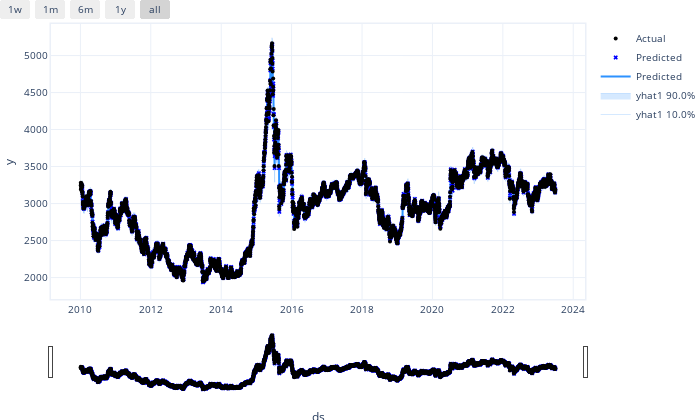

The cell this chart's notebook holds for it:
### Code cell
# evaluate uncertainy on calibration set
train_df, cal_df = m.split_df(df, valid_p=0.1)
method = "naive"  # or "cqr" for a more sophisticated method, see uncertainty tutorial
conformal_forecast = m.conformal_predict(train_df, cal_df, alpha=0.1, method=method)
m.highlight_nth_step_ahead_of_each_forecast(1).plot(conformal_forecast)

### Figure 1 — Plotly figure (JSON) as saved in the notebook; plotly's stock layout.template omitted (floating-point values rounded to 4 significant figures; data arrays with more than 128 entries replaced by an {"elided": "..."} marker saying what was removed)
{"data": [{"fillcolor": "rgba(45, 146, 255, 0.2)", "line": {"color": "rgba(45, 146, 255, 0.2)", "width": 1}, "mode": "lines", "name": "yhat1 10.0%", "type": "scatter", "x": {"elided": "3519 str values"}, "y": {"elided": "3519 float values"}}, {"fill": "tonexty", "fillcolor": "rgba(45, 146, 255, 0.2)", "line": {"color": "rgba(45, 146, 255, 0.2)", "width": 1}, "mode": "lines", "name": "yhat1 90.0%", "type": "scatter", "x": {"elided": "3519 str values"}, "y": {"elided": "3519 float values"}}, {"line": {"color": "#2d92ff", "width": 2}, "mode": "lines", "name": "Predicted", "type": "scatter", "x": {"elided": "3519 str values"}, "y": {"elided": "3519 float values"}}, {"marker": {"color": "blue", "size": 4, "symbol": "x"}, "mode": "markers", "name": "Predicted", "type": "scatter", "x": {"elided": "3519 str values"}, "y": {"elided": "3519 float values"}}, {"marker": {"color": "black", "size": 4}, "mode": "markers", "name": "Actual", "type": "scatter", "x": {"elided": "3519 str values"}, "y": {"elided": "3519 float values"}}], "layout": {"autosize": true, "font": {"size": 10}, "height": 420, "hovermode": "x unified", "margin": {"b": 0, "l": 0, "pad": 0, "r": 10, "t": 10}, "showlegend": true, "title": {"font": {"size": 12}}, "width": 700, "xaxis": {"linewidth": 1.5, "mirror": true, "rangeselector": {"buttons": [{"count": 7, "label": "1w", "step": "day", "stepmode": "backward"}, {"count": 1, "label": "1m", "step": "month", "stepmode": "backward"}, {"count": 6, "label": "6m", "step": "month", "stepmode": "backward"}, {"count": 1, "label": "1y", "step": "year", "stepmode": "backward"}, {"step": "all"}]}, "rangeslider": {"visible": true}, "showline": true, "title": {"text": "ds"}, "type": "date"}, "yaxis": {"linewidth": 1.5, "mirror": true, "showline": true, "title": {"text": "y"}}}}
